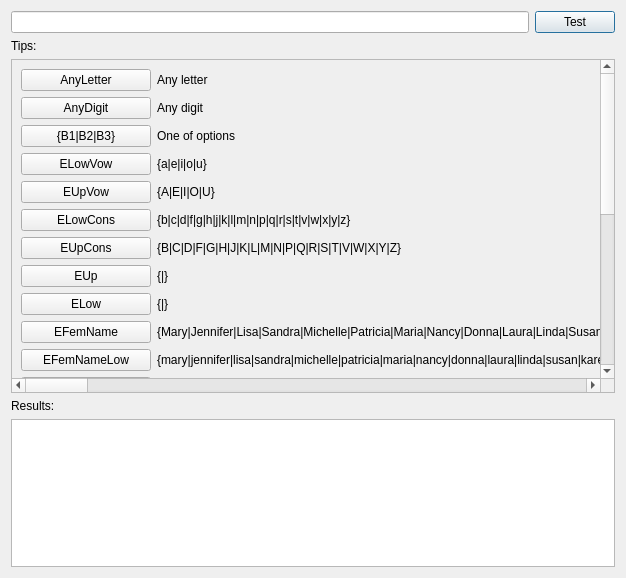
<?xml version="1.0" encoding="UTF-8"?>
<ui version="4.0">
 <class>VocabularyTest</class>
 <widget class="QDialog" name="VocabularyTest">
  <property name="geometry">
   <rect>
    <x>0</x>
    <y>0</y>
    <width>626</width>
    <height>578</height>
   </rect>
  </property>
  <property name="windowTitle">
   <string>Generate Lines</string>
  </property>
  <layout class="QVBoxLayout" name="verticalLayout">
   <item>
    <layout class="QHBoxLayout" name="horizontalLayout">
     <item>
      <widget class="QLineEdit" name="lineEdit"/>
     </item>
     <item>
      <widget class="QPushButton" name="TestButton">
       <property name="text">
        <string>Test</string>
       </property>
       <property name="icon">
        <iconset resource="engine.qrc">
         <normaloff>:/engine/images/at_sign.png</normaloff>:/engine/images/at_sign.png</iconset>
       </property>
      </widget>
     </item>
    </layout>
   </item>
   <item>
    <widget class="QLabel" name="label_18">
     <property name="text">
      <string>Tips:</string>
     </property>
    </widget>
   </item>
   <item>
    <widget class="QScrollArea" name="scrollArea">
     <property name="widgetResizable">
      <bool>true</bool>
     </property>
     <widget class="QWidget" name="scrollAreaWidgetContents">
      <property name="geometry">
       <rect>
        <x>0</x>
        <y>-352</y>
        <width>6024</width>
        <height>681</height>
       </rect>
      </property>
      <layout class="QHBoxLayout" name="horizontalLayout_2">
       <item>
        <layout class="QFormLayout" name="formLayout">
         <property name="fieldGrowthPolicy">
          <enum>QFormLayout::AllNonFixedFieldsGrow</enum>
         </property>
         <item row="0" column="0">
          <widget class="QPushButton" name="pushButton">
           <property name="minimumSize">
            <size>
             <width>130</width>
             <height>0</height>
            </size>
           </property>
           <property name="maximumSize">
            <size>
             <width>130</width>
             <height>16777215</height>
            </size>
           </property>
           <property name="text">
            <string>AnyLetter</string>
           </property>
          </widget>
         </item>
         <item row="0" column="1">
          <widget class="QLabel" name="label">
           <property name="text">
            <string>Any letter</string>
           </property>
          </widget>
         </item>
         <item row="1" column="0">
          <widget class="QPushButton" name="pushButton_5">
           <property name="minimumSize">
            <size>
             <width>130</width>
             <height>0</height>
            </size>
           </property>
           <property name="maximumSize">
            <size>
             <width>130</width>
             <height>16777215</height>
            </size>
           </property>
           <property name="text">
            <string>AnyDigit</string>
           </property>
          </widget>
         </item>
         <item row="1" column="1">
          <widget class="QLabel" name="label_2">
           <property name="text">
            <string>Any digit</string>
           </property>
          </widget>
         </item>
         <item row="2" column="0">
          <widget class="QPushButton" name="pushButton_6">
           <property name="minimumSize">
            <size>
             <width>130</width>
             <height>0</height>
            </size>
           </property>
           <property name="maximumSize">
            <size>
             <width>130</width>
             <height>16777215</height>
            </size>
           </property>
           <property name="text">
            <string>{B1|B2|B3}</string>
           </property>
          </widget>
         </item>
         <item row="2" column="1">
          <widget class="QLabel" name="label_3">
           <property name="text">
            <string>One of options</string>
           </property>
          </widget>
         </item>
         <item row="3" column="0">
          <widget class="QPushButton" name="pushButton_7">
           <property name="minimumSize">
            <size>
             <width>130</width>
             <height>0</height>
            </size>
           </property>
           <property name="maximumSize">
            <size>
             <width>130</width>
             <height>16777215</height>
            </size>
           </property>
           <property name="text">
            <string>ELowVow</string>
           </property>
          </widget>
         </item>
         <item row="3" column="1">
          <widget class="QLabel" name="label_4">
           <property name="text">
            <string>{a|e|i|o|u}</string>
           </property>
          </widget>
         </item>
         <item row="4" column="0">
          <widget class="QPushButton" name="pushButton_8">
           <property name="minimumSize">
            <size>
             <width>130</width>
             <height>0</height>
            </size>
           </property>
           <property name="maximumSize">
            <size>
             <width>130</width>
             <height>16777215</height>
            </size>
           </property>
           <property name="text">
            <string>EUpVow</string>
           </property>
          </widget>
         </item>
         <item row="4" column="1">
          <widget class="QLabel" name="label_5">
           <property name="text">
            <string>{A|E|I|O|U}</string>
           </property>
          </widget>
         </item>
         <item row="5" column="0">
          <widget class="QPushButton" name="pushButton_9">
           <property name="minimumSize">
            <size>
             <width>130</width>
             <height>0</height>
            </size>
           </property>
           <property name="maximumSize">
            <size>
             <width>130</width>
             <height>16777215</height>
            </size>
           </property>
           <property name="text">
            <string>ELowCons</string>
           </property>
          </widget>
         </item>
         <item row="5" column="1">
          <widget class="QLabel" name="label_6">
           <property name="text">
            <string>{b|c|d|f|g|h|j|k|l|m|n|p|q|r|s|t|v|w|x|y|z}</string>
           </property>
          </widget>
         </item>
         <item row="6" column="0">
          <widget class="QPushButton" name="pushButton_16">
           <property name="minimumSize">
            <size>
             <width>130</width>
             <height>0</height>
            </size>
           </property>
           <property name="maximumSize">
            <size>
             <width>130</width>
             <height>16777215</height>
            </size>
           </property>
           <property name="text">
            <string>EUpCons</string>
           </property>
          </widget>
         </item>
         <item row="6" column="1">
          <widget class="QLabel" name="label_7">
           <property name="text">
            <string>{B|C|D|F|G|H|J|K|L|M|N|P|Q|R|S|T|V|W|X|Y|Z}</string>
           </property>
          </widget>
         </item>
         <item row="7" column="0">
          <widget class="QPushButton" name="pushButton_15">
           <property name="minimumSize">
            <size>
             <width>130</width>
             <height>0</height>
            </size>
           </property>
           <property name="maximumSize">
            <size>
             <width>130</width>
             <height>16777215</height>
            </size>
           </property>
           <property name="text">
            <string>EUp</string>
           </property>
          </widget>
         </item>
         <item row="7" column="1">
          <widget class="QLabel" name="label_8">
           <property name="text">
            <string>{&lt;EUpVow&gt;|&lt;EUpCons&gt;}</string>
           </property>
          </widget>
         </item>
         <item row="8" column="0">
          <widget class="QPushButton" name="pushButton_14">
           <property name="minimumSize">
            <size>
             <width>130</width>
             <height>0</height>
            </size>
           </property>
           <property name="maximumSize">
            <size>
             <width>130</width>
             <height>16777215</height>
            </size>
           </property>
           <property name="text">
            <string>ELow</string>
           </property>
          </widget>
         </item>
         <item row="8" column="1">
          <widget class="QLabel" name="label_9">
           <property name="text">
            <string>{&lt;ELowVow&gt;|&lt;ELowCons&gt;}</string>
           </property>
          </widget>
         </item>
         <item row="9" column="0">
          <widget class="QPushButton" name="pushButton_13">
           <property name="minimumSize">
            <size>
             <width>130</width>
             <height>0</height>
            </size>
           </property>
           <property name="maximumSize">
            <size>
             <width>130</width>
             <height>16777215</height>
            </size>
           </property>
           <property name="text">
            <string>EFemName</string>
           </property>
          </widget>
         </item>
         <item row="9" column="1">
          <widget class="QLabel" name="label_10">
           <property name="text">
            <string>{Mary|Jennifer|Lisa|Sandra|Michelle|Patricia|Maria|Nancy|Donna|Laura|Linda|Susan|Karen|Carol|Sarah|Barbara|Margaret|Betty|Ruth|Kimberly|Elizabeth|Dorothy|Helen|Sharon|Deborah}</string>
           </property>
          </widget>
         </item>
         <item row="10" column="0">
          <widget class="QPushButton" name="pushButton_12">
           <property name="minimumSize">
            <size>
             <width>130</width>
             <height>0</height>
            </size>
           </property>
           <property name="maximumSize">
            <size>
             <width>130</width>
             <height>16777215</height>
            </size>
           </property>
           <property name="text">
            <string>EFemNameLow</string>
           </property>
          </widget>
         </item>
         <item row="10" column="1">
          <widget class="QLabel" name="label_11">
           <property name="text">
            <string>{mary|jennifer|lisa|sandra|michelle|patricia|maria|nancy|donna|laura|linda|susan|karen|carol|sarah|barbara|margaret|betty|ruth|kimberly|elizabeth|dorothy|helen|sharon|deborah}</string>
           </property>
          </widget>
         </item>
         <item row="11" column="0">
          <widget class="QPushButton" name="pushButton_11">
           <property name="minimumSize">
            <size>
             <width>130</width>
             <height>0</height>
            </size>
           </property>
           <property name="maximumSize">
            <size>
             <width>130</width>
             <height>16777215</height>
            </size>
           </property>
           <property name="text">
            <string>EMaleName</string>
           </property>
          </widget>
         </item>
         <item row="11" column="1">
          <widget class="QLabel" name="label_12">
           <property name="text">
            <string>{James|David|Christopher|George|Ronald|John|Richard|Daniel|Kenneth|Anthony|Robert|Charles|Paul|Steven|Kevin|Michael|Joseph|Mark|Edward|Jason|William|Thomas|Donald|Brian|Jeff}</string>
           </property>
          </widget>
         </item>
         <item row="12" column="0">
          <widget class="QPushButton" name="pushButton_10">
           <property name="minimumSize">
            <size>
             <width>130</width>
             <height>0</height>
            </size>
           </property>
           <property name="maximumSize">
            <size>
             <width>130</width>
             <height>16777215</height>
            </size>
           </property>
           <property name="text">
            <string>EMaleNameLow</string>
           </property>
          </widget>
         </item>
         <item row="12" column="1">
          <widget class="QLabel" name="label_13">
           <property name="text">
            <string>{james|david|christopher|george|ronald|john|richard|daniel|kenneth|anthony|robert|charles|paul|steven|kevin|michael|joseph|mark|edward|jason|william|thomas|donald|brian|jeff}</string>
           </property>
          </widget>
         </item>
         <item row="13" column="0">
          <widget class="QPushButton" name="pushButton_17">
           <property name="minimumSize">
            <size>
             <width>130</width>
             <height>0</height>
            </size>
           </property>
           <property name="maximumSize">
            <size>
             <width>130</width>
             <height>16777215</height>
            </size>
           </property>
           <property name="text">
            <string>ESurname</string>
           </property>
          </widget>
         </item>
         <item row="13" column="1">
          <widget class="QLabel" name="label_14">
           <property name="text">
            <string>{Smith|Anderson|Clark|Wright|Mitchell|Johnson|Thomas|Rodriguez|Lopez|Perez|Williams|Jackson|Lewis|Hill|Roberts|Jones|White|Lee|Scott|Turner|Brown|Harris|Walker|Green|Phillips|Davis|Martin|Hall|Adams|Campbell|Miller|Thompson|Allen|Baker|Parker|Wilson|Garcia|Young|Gonzalez|Evans|Moore|Martinez|Hernandez|Nelson|Edwards|Taylor|Robinson|King|Carter|Collins}</string>
           </property>
          </widget>
         </item>
         <item row="14" column="0">
          <widget class="QPushButton" name="pushButton_20">
           <property name="minimumSize">
            <size>
             <width>130</width>
             <height>0</height>
            </size>
           </property>
           <property name="maximumSize">
            <size>
             <width>130</width>
             <height>16777215</height>
            </size>
           </property>
           <property name="text">
            <string>ESurnameLow</string>
           </property>
          </widget>
         </item>
         <item row="14" column="1">
          <widget class="QLabel" name="label_17">
           <property name="text">
            <string>{smith|anderson|clark|wright|mitchell|johnson|thomas|rodriguez|lopez|perez|williams|jackson|lewis|hill|roberts|jones|white|lee|scott|turner|brown|harris|walker|green|phillips|davis|martin|hall|adams|campbell|miller|thompson|allen|baker|parker|wilson|garcia|young|gonzalez|evans|moore|martinez|hernandez|nelson|edwards|taylor|robinson|king|carter|collins}</string>
           </property>
          </widget>
         </item>
         <item row="15" column="0">
          <widget class="QPushButton" name="pushButton_2">
           <property name="minimumSize">
            <size>
             <width>130</width>
             <height>0</height>
            </size>
           </property>
           <property name="maximumSize">
            <size>
             <width>130</width>
             <height>16777215</height>
            </size>
           </property>
           <property name="text">
            <string>RFemName</string>
           </property>
          </widget>
         </item>
         <item row="15" column="1">
          <widget class="QLabel" name="label_20">
           <property name="text">
            <string>{Александра|Саша|Анастасия|Анна|Аня|Валентина|Валя|Валерия|Лера|Вера|Виктория|Вика|Галина|Галя|Дарья|Даша|Дашка|Евгения|Женя|Екатерина|Катя|Кейт|Елена|Лена|Ленка|Инна|Кира|Лариса|Леся|Людмила|Марина|Маша|Надежда|Надя|Наталья|Наташа|Натали|Нина|Оксана|Ольга|Оля|Светлана|Света|Юлия|Юля|Яна}</string>
           </property>
          </widget>
         </item>
         <item row="16" column="0">
          <widget class="QPushButton" name="pushButton_3">
           <property name="minimumSize">
            <size>
             <width>130</width>
             <height>0</height>
            </size>
           </property>
           <property name="maximumSize">
            <size>
             <width>130</width>
             <height>16777215</height>
            </size>
           </property>
           <property name="text">
            <string>TFemName</string>
           </property>
          </widget>
         </item>
         <item row="17" column="0">
          <widget class="QPushButton" name="pushButton_4">
           <property name="minimumSize">
            <size>
             <width>130</width>
             <height>0</height>
            </size>
           </property>
           <property name="maximumSize">
            <size>
             <width>130</width>
             <height>16777215</height>
            </size>
           </property>
           <property name="text">
            <string>RMaleName</string>
           </property>
          </widget>
         </item>
         <item row="18" column="0">
          <widget class="QPushButton" name="pushButton_21">
           <property name="minimumSize">
            <size>
             <width>130</width>
             <height>0</height>
            </size>
           </property>
           <property name="maximumSize">
            <size>
             <width>130</width>
             <height>16777215</height>
            </size>
           </property>
           <property name="text">
            <string>TMaleName</string>
           </property>
          </widget>
         </item>
         <item row="19" column="0">
          <widget class="QPushButton" name="pushButton_22">
           <property name="minimumSize">
            <size>
             <width>130</width>
             <height>0</height>
            </size>
           </property>
           <property name="maximumSize">
            <size>
             <width>130</width>
             <height>16777215</height>
            </size>
           </property>
           <property name="text">
            <string>RSurname</string>
           </property>
          </widget>
         </item>
         <item row="20" column="0">
          <widget class="QPushButton" name="pushButton_23">
           <property name="minimumSize">
            <size>
             <width>130</width>
             <height>0</height>
            </size>
           </property>
           <property name="maximumSize">
            <size>
             <width>130</width>
             <height>16777215</height>
            </size>
           </property>
           <property name="text">
            <string>TSurname</string>
           </property>
          </widget>
         </item>
         <item row="21" column="0">
          <widget class="QPushButton" name="pushButton_19">
           <property name="minimumSize">
            <size>
             <width>130</width>
             <height>0</height>
            </size>
           </property>
           <property name="maximumSize">
            <size>
             <width>130</width>
             <height>16777215</height>
            </size>
           </property>
           <property name="text">
            <string>Birth</string>
           </property>
          </widget>
         </item>
         <item row="21" column="1">
          <widget class="QLabel" name="label_15">
           <property name="text">
            <string>19{6|7|8}?</string>
           </property>
          </widget>
         </item>
         <item row="22" column="0">
          <widget class="QPushButton" name="pushButton_18">
           <property name="minimumSize">
            <size>
             <width>130</width>
             <height>0</height>
            </size>
           </property>
           <property name="maximumSize">
            <size>
             <width>130</width>
             <height>16777215</height>
            </size>
           </property>
           <property name="text">
            <string>Numbers</string>
           </property>
          </widget>
         </item>
         <item row="22" column="1">
          <widget class="QLabel" name="label_16">
           <property name="text">
            <string>{2000|2010|2011|2012|99|9|100}</string>
           </property>
          </widget>
         </item>
         <item row="16" column="1">
          <widget class="QLabel" name="label_21">
           <property name="text">
            <string>{aleksandra|sasha|anastasija|anna|anja|valentina|valja|valerija|lera|vera|viktorija|vika|galina|galja|darja|dasha|dashka|evgenija|zhenja|ekaterina|katja|kejt|elena|lena|lenka|inna|kira|larisa|lesja|ljudmila|marina|masha|nadezhda|nadja|natalja|natasha|natali|nina|oksana|olga|olja|svetlana|sveta|julija|julja|jana}</string>
           </property>
          </widget>
         </item>
         <item row="17" column="1">
          <widget class="QLabel" name="label_22">
           <property name="text">
            <string>{Александр|Саня|Саша|Алексей|Леша|Леха|Анатолий|Толя|Толик|Андрей|Антон|Артем|Артур|Богдан|Борис|Боря|Вадим|Вадик|Валентин|Валик|Валерий|Василий|Вася|Виктор|Виталий|Виталик|Владимир|Вова|Владислав|Влад|Вячеслав|Слава|Геннадий|Гена|Григорий|Гриша|Денис|Дмитрий|Дима|Евгений|Женя|Иван|Ваня|Игорь|Илья|Константин|Костя|Леонид|Максим|Макс|Михаил|Миша|Никита|Николай|Коля|Олег|Павел|Паша|Петр|Петя|Роман|Рома|Руслан|Тарас|Юрий|Юра}</string>
           </property>
          </widget>
         </item>
         <item row="18" column="1">
          <widget class="QLabel" name="label_23">
           <property name="text">
            <string>{aleksandr|sanja|sasha|aleksej|lesha|leha|anatolij|tolja|tolik|andrej|anton|artem|artur|bogdan|boris|borja|vadim|vadik|valentin|valik|valerij|vasilij|vasja|viktor|vitalij|vitalik|vladimir|vova|vladislav|vlad|vjacheslav|slava|gennadij|gena|grigorij|grisha|denis|dmitrij|dima|evgenij|zhenja|ivan|vanja|igor|ilja|konstantin|kostja|leonid|maksim|maks|mihail|misha|nikita|nikolaj|kolja|oleg|pavel|pasha|petr|petja|roman|roma|ruslan|taras|jurij|jura}</string>
           </property>
          </widget>
         </item>
         <item row="19" column="1">
          <widget class="QLabel" name="label_24">
           <property name="text">
            <string>{Иванов|Смирнов|Васильев|Смирнов|Кузнецов|Попов|Васильев|Петров|Соколов|Михайлов|Новиков|Федоров|Морозов|Волков|Алексеев|Лебедев|Семенов|Егоров|Павлов|Козлов|Степанов|Николаев|Орлов|Андреев|Макаров|Никитин|Захаров|Зайцев|Соловьев|Борисов|Яковлев|Григорьев|Романов|Воробьев|Сергеев|Кузьмин|Фролов|Александров|Дмитриев|Королев|Гусев|Киселев|Максимов|Поляков|Сорокин|Виноградов|Ковалев|Белов|Медведев|Антонов|Тарасов|Жуков|Баранов|Филиппов|Комаров|Давыдов|Беляев|Герасимов|Богданов|Осипов|Сидоров|Матвеев|Титов|Марков|Миронов|Крылов|Куликов|Карпов|Власов|Мельников|Денисов|Гаврилов|Тихонов|Казаков|Афанасьев|Данилов|Савельев|Тимофеев|Фомин|Чернов|Абрамов|Мартынов|Ефимов|Федотов|Щербаков|Назаров|Калинин|Исаев|Чернышев|Быков|Маслов|Родионов|Коновалов|Лазарев|Воронин|Климов|Филатов|Пономарев|Голубев|Кудрявцев|Прохоров}</string>
           </property>
          </widget>
         </item>
         <item row="20" column="1">
          <widget class="QLabel" name="label_25">
           <property name="text">
            <string>{ivanov|smirnov|vasilev|smirnov|kuznecov|popov|vasilev|petrov|sokolov|mihajlov|novikov|fedorov|morozov|volkov|alekseev|lebedev|semenov|egorov|pavlov|kozlov|stepanov|nikolaev|orlov|andreev|makarov|nikitin|zaharov|zajcev|solovev|borisov|jakovlev|grigorev|romanov|vorobev|sergeev|kuzmin|frolov|aleksandrov|dmitriev|korolev|gusev|kiselev|maksimov|poljakov|sorokin|vinogradov|kovalev|belov|medvedev|antonov|tarasov|zhukov|baranov|filippov|komarov|davydov|beljaev|gerasimov|bogdanov|osipov|sidorov|matveev|titov|markov|mironov|krylov|kulikov|karpov|vlasov|melnikov|denisov|gavrilov|tihonov|kazakov|afanasev|danilov|savelev|timofeev|fomin|chernov|abramov|martynov|efimov|fedotov|werbakov|nazarov|kalinin|isaev|chernyshev|bykov|maslov|rodionov|konovalov|lazarev|voronin|klimov|filatov|ponomarev|golubev|kudrjavcev|prohorov}</string>
           </property>
          </widget>
         </item>
        </layout>
       </item>
      </layout>
     </widget>
    </widget>
   </item>
   <item>
    <widget class="QLabel" name="label_19">
     <property name="text">
      <string>Results:</string>
     </property>
    </widget>
   </item>
   <item>
    <widget class="QPlainTextEdit" name="plainTextEdit">
     <property name="maximumSize">
      <size>
       <width>16777215</width>
       <height>150</height>
      </size>
     </property>
     <property name="readOnly">
      <bool>true</bool>
     </property>
    </widget>
   </item>
  </layout>
 </widget>
 <resources>
  <include location="engine.qrc"/>
 </resources>
 <connections/>
</ui>
